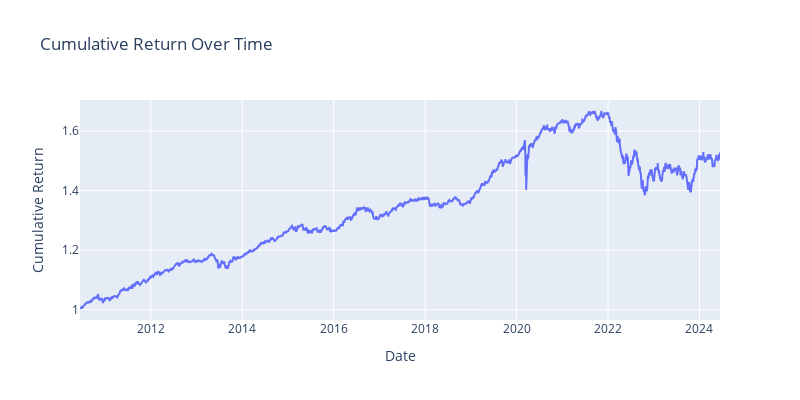
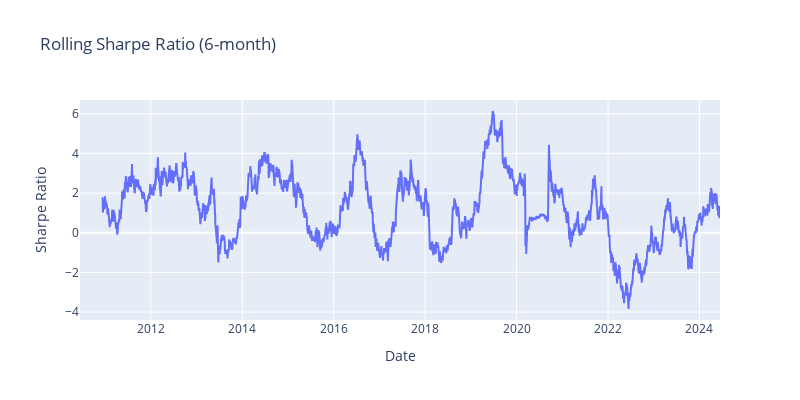

Notebook code for these charts, in order:
### Code cell
returns = stock_data['Portfolio_Value_rets']
plot_cumulative_return(returns)
plot_rolling_sharpe_ratio(returns, window=126)
plot_top_drawdowns(returns, top_n=5)
plot_underwater(returns)
# plot_weekly_returns_analysis(returns)
# plot_day_weekly_returns_analysis(returns)
plot_returns_analysis(returns)
plot_return_quantiles(returns)

### Figure 1 — Plotly figure (JSON) as saved in the notebook; plotly's stock layout.template omitted (floating-point values rounded to 4 significant figures; data arrays with more than 128 entries replaced by an {"elided": "..."} marker saying what was removed)
{"data": [{"mode": "lines", "name": "Cumulative Return", "type": "scatter", "x": {"elided": "3524 str values"}, "y": {"elided": "3524 float values"}}], "layout": {"height": 400, "title": {"text": "Cumulative Return Over Time"}, "width": 800, "xaxis": {"title": {"text": "Date"}}, "yaxis": {"title": {"text": "Cumulative Return"}}}}

### Figure 2 — Plotly figure (JSON) as saved in the notebook; plotly's stock layout.template omitted (floating-point values rounded to 4 significant figures; data arrays with more than 128 entries replaced by an {"elided": "..."} marker saying what was removed)
{"data": [{"mode": "lines", "name": "Rolling Sharpe Ratio", "type": "scatter", "x": {"elided": "3524 str values"}, "y": {"elided": "3524 float values"}}], "layout": {"height": 400, "title": {"text": "Rolling Sharpe Ratio (6-month)"}, "width": 800, "xaxis": {"title": {"text": "Date"}}, "yaxis": {"title": {"text": "Sharpe Ratio"}}}}
